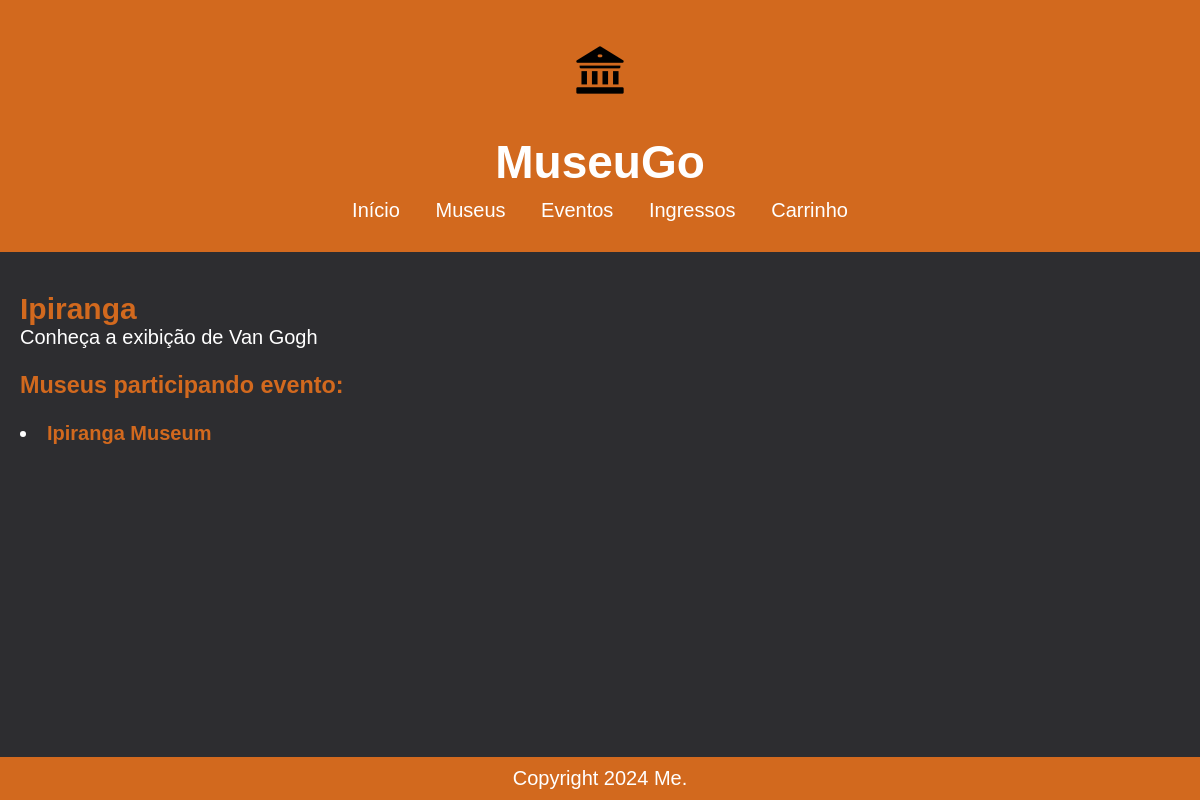
The app's page /posts/categories/2/ with its own data.
### post/models.py (models this page shows, shortened)
class Category(models.Model):
    name = models.CharField(max_length=100)
    description = models.TextField(blank=True)

class Post(models.Model):
    title = models.CharField(max_length=200)
    content = models.TextField()
    created_date = models.DateTimeField(default=now)
    categories = models.ManyToManyField(Category, related_name='posts')
    location = models.TextField()
    image_url = models.CharField(max_length=255, blank=True, null=True)

### post/views.py (the view, shortened to what this page needs)
# urls.py: path('categories/<int:pk>/', CategoryDetailView.as_view(), name='category_detail'),
class CategoryDetailView(DetailView):
    model = Category
    template_name = 'post/category_detail.html'
    context_object_name = 'category'
    def get_context_data(self, **kwargs):
        context = super().get_context_data(**kwargs)
        context['posts'] = self.object.posts.all()
        return context

### post/templates/post/category_detail.html
{% extends 'base.html' %}
{% block content %}
<h2>{{ category.name }}</h2>
<p>{{ category.description }}</p> <br>
<h3>Museus participando evento:</h3> <br>
    {% for post in posts %}
        <li><a href="{% url 'post_detail' post.pk %}" class="post-title">{{ post.title }}</a></li>
    {% endfor %}
{% endblock %}

### static/staticpages/style.css (style rules this page uses)
* { margin: 0; padding: 0; box-sizing: border-box; }
:root { font-size: 20px; }
body { font-family: Arial, sans-serif; display: flex; flex-direction: column; min-height: 100vh; color: white; background-color: #2D2D30; justify-content: flex-start; text-align: left; }
h1, h2, h3, h4 { color: #D2691E; }
a.post-title { color: #D2691E; text-decoration: none; font-weight: bold; }

### records on screen
Category: name "Ipiranga", description "Conheça a exibição de Van Gogh"
Post: title "Ipiranga Museum"
